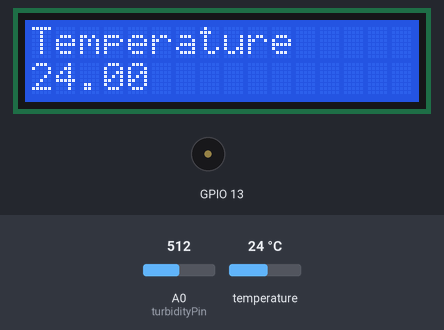
The sketch below on a simulated ESP8266 (NodeMCU). Parts: 16×2 character LCD, buzzer (waves = sounding). Inputs (shaded band) come from the test bench; at power-on: temperature 24 °C, A0 (turbidityPin) = 512. WiFi joins after 1.5 s; servers stay silent unless stated; random numbers use the default seed unless the sketch sets one; no MQTT or app messages arrive unless stated; what the sketch prints to the serial monitor is not drawn.

Above: at 5.9 s.
6.0 s: temperature set to 12 °C
At 13.2 s:
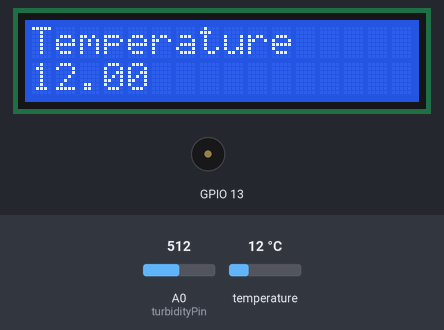
14.4 s: temperature set to 19 °C
At 27.29 s:
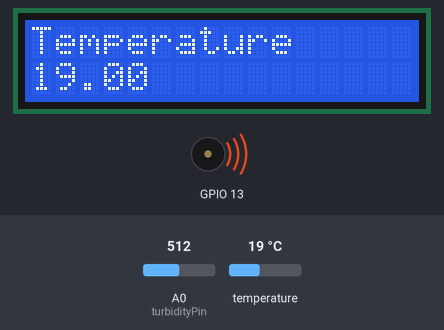
27.7 s: temperature set to 20.1 °C
At 36.6 s:
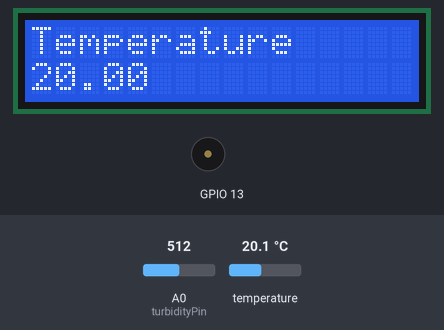
37.1 s: temperature set to 21.1 °C
At 43.2 s:
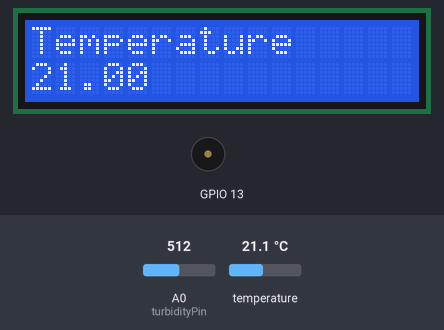
Timing chart, 0 to 44.7 s (numbered marks = the images above; inputs shaded):
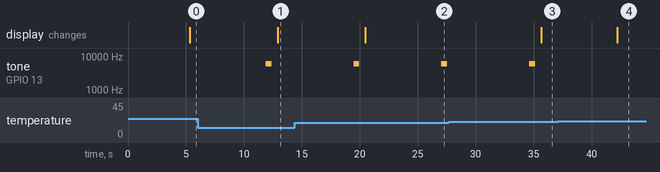

Measured:
- after the input at 6.0 s, tone on GPIO 13: silent → 6000 Hz after 5.9 s, → silent 0.50 s later; the display: changes after 6.9 s (image 1)
- after the input at 14.4 s, the display: changes after 6.1 s (image 2)
- after the input at 27.7 s, the display: changes after 7.9 s (image 3)
- after the input at 37.1 s, the display: changes after 5.1 s (image 4)

The sketch:

proj1.ino
```cpp
#include <OneWire.h>
#include <DallasTemperature.h>
#include <LiquidCrystal_I2C.h>
LiquidCrystal_I2C lcd(0x3F, 16, 2);
#define ONE_WIRE_BUS 14
#include <ESP8266WiFi.h>
#include <PubSubClient.h>
#include <FirebaseArduino.h>
// Set these to run example.
#define FIREBASE_HOST "wastewaterproj-default-rtdb.asia-southeast1.firebasedatabase.app"
#define FIREBASE_AUTH "uwC1tOurFYhLjuAQXmz3yW6JsB4vs30Eb2gxeQ3r"
// Replace with your WiFi credentials
const char* ssid = "dhanush";
const char* password = "dhanush200322";
// Replace with your ThingsBoard server details
const char* tbServer = "demo.thingsboard.io";
const int tbPort = 1883;  // MQTT port
// Replace with your ThingsBoard access token
const char* tbAccessToken = "r5Dwyl1S1zaRmlNDflUp";
const int turbidityPin = A0;  // Analog pin connected to the turbidity sensor
// Calibration curve parameters (adjust these based on your calibration data)
float calibrationSlope = 1.0;  // Slope of the calibration curve
float calibrationIntercept = 0.0;  // Intercept of the calibration curve
WiFiClient wifiClient;
PubSubClient mqttClient(wifiClient);
OneWire oneWire(ONE_WIRE_BUS);
DallasTemperature sensors(&oneWire);
DeviceAddress insideThermometer;
void setup(void)
{
  pinMode(13,OUTPUT);
  Serial.begin(9600);
  Serial.println("Dallas Temperature IC Control Library Demo");
  lcd.init();                       // Initialize the LCD
  lcd.backlight();                  // Turn on the backlight
  WiFi.begin(ssid, password);
  while (WiFi.status() != WL_CONNECTED) {
    delay(1000);
    Serial.println("Connecting to WiFi...");
  }
  Serial.println("Connected to WiFi");
  mqttClient.setServer(tbServer, tbPort);
  lcd.clear();
  Serial.print("Locating devices...");
  sensors.begin();
  delay(1000);
  Serial.print("Found ");
  Serial.print(sensors.getDeviceCount(), DEC);
  Serial.println(" devices.");
  Serial.print("Parasite power is: ");
  if (sensors.isParasitePowerMode()) Serial.println("ON");
  else Serial.println("OFF");
  if (!sensors.getAddress(insideThermometer, 0)) Serial.println("Unable to find address for Device 0");
  Serial.print("Device 0 Address: ");
  printAddress(insideThermometer);
  Serial.println();
  sensors.setResolution(insideThermometer, 9);
  Serial.print("Device 0 Resolution: ");
  Serial.print(sensors.getResolution(insideThermometer), DEC);
  Firebase.begin(FIREBASE_HOST, FIREBASE_AUTH);
  Serial.println();
}
void printTemperature(DeviceAddress deviceAddress)
{

  float tempC = sensors.getTempC(deviceAddress);

  if (!mqttClient.connected()) {
    connectToThingsBoard();
  }
  mqttClient.loop();
  // Publish sample data to ThingsBoard
  char payload[100];
  snprintf(payload, sizeof(payload), "{\"temperature\": %f}", tempC);
  mqttClient.publish("v1/devices/me/telemetry", payload);
  delay(1000); // Adjust the delay as needed
  if(tempC == DEVICE_DISCONNECTED_C)
  {
    Serial.println("Error: Could not read temperature data");
    return;
  }
  Serial.print("Temp C: ");
  Serial.print(tempC);
  if(tempC>=40 || tempC<=20)
  {
     digitalWrite(13,HIGH);
     tone(13,6000,500);
     delay(1000);
     digitalWrite(13,LOW);
  }
  lcd.setCursor(0, 0);
            // Set the cursor to the first column and first row
  lcd.print("Temperature  ");     // Print some text
  lcd.setCursor(0,1);
  lcd.print(tempC);
  Serial.print(" Temp F: ");
  Serial.println(DallasTemperature::toFahrenheit(tempC)); // Converts tempC to Fahrenheit
  String name = Firebase.pushFloat("Temperature", tempC);
if (Firebase.failed()) {
      Serial.print("setting Temperature failed:");
      Serial.println(Firebase.error());
      return;
  }
  Serial.println("Pushed Temperature ");
}

void loop(void)
{
  digitalWrite(13,LOW);
  Serial.print("Requesting temperatures...");
  sensors.requestTemperatures();
  Serial.println("DONE");
  printTemperature(insideThermometer);
  int sensorValue = analogRead(turbidityPin);


  float tssValue = convertToTSS(sensorValue); // Replace with your calibration function
  // Print the TSS value to the serial monitor
  Serial.print("TSS (mg/L): ");
  Serial.println(tssValue);
  // Serial.println(b);
   if (!mqttClient.connected()) {
    connectToThingsBoard();
  }
  mqttClient.loop();
  // Publish sample data to ThingsBoard

  char payload[100];
  snprintf(payload, sizeof(payload), "{\"tss\": %f}", tssValue);
  mqttClient.publish("v1/devices/me/telemetry", payload);

  delay(1000); // Adjust the delay as needed
 String name = Firebase.pushFloat("TSS", tssValue);
  // Delay before taking the next reading
  delay(1000); // Adjust this delay as needed
  float ph=random(6,9);
  Serial.print("pH Location 1: ");
  Serial.println(ph);
   if (!mqttClient.connected()) {
    connectToThingsBoard();
  }

  mqttClient.loop();

  // Publish sample data to ThingsBoard

  char payload2[100];
  snprintf(payload2, sizeof(payload2), "{\"ph Location1\": %f}", ph);
  mqttClient.publish("v1/devices/me/telemetry", payload2);

  delay(2000); // Adjust the delay as needed
 String name2 = Firebase.pushFloat("pH Location1", ph);
  delay(1000); // Adjust this delay as needed
}


void printAddress(DeviceAddress deviceAddress)
{
  for (uint8_t i = 0; i < 8; i++)
  {
    if (deviceAddress[i] < 16) Serial.print("0");
    Serial.print(deviceAddress[i], HEX);
  }
}

void connectToThingsBoard() {
  Serial.println("Connecting to ThingsBoard...");
  while (!mqttClient.connected()) {
    if (mqttClient.connect("ESP8266", tbAccessToken, NULL)) {
      Serial.println("Connected to ThingsBoard");
      delay(1000);
    } else {
      Serial.print("Failed, rc=");
      Serial.print(mqttClient.state());
      Serial.println(" Retrying in 5 seconds...");
      delay(5000);
    }
  }
}

float convertToTSS(int rawValue) {

  float tss = calibrationSlope * rawValue + calibrationIntercept;
  return tss;
}
```
